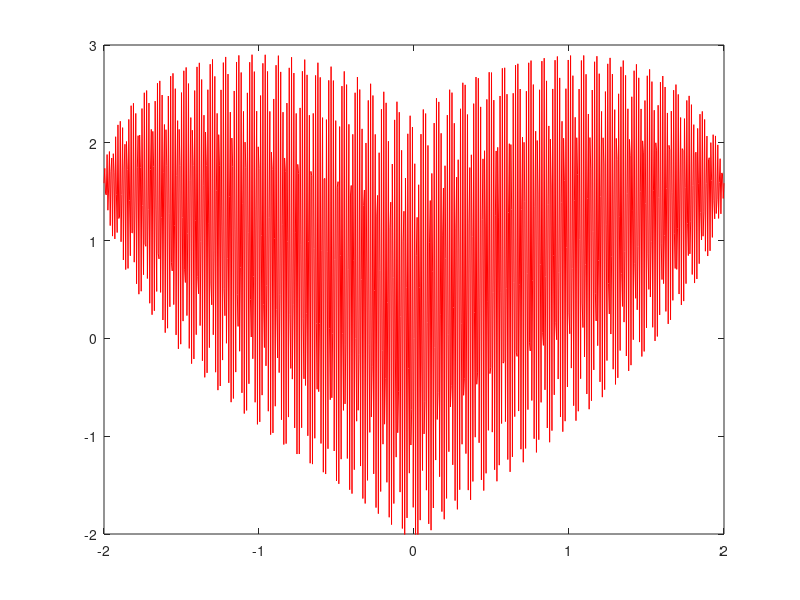

Recreate this plot in MATLAB.
% Originally from https://www.reddit.com/r/matlab/comments/1eq66kc/made_a_heart_on_matlab/
figure
a = 0:5:1700;
x = -2:0.005:2;
y = zeros(size(x));
h = plot(x, y, 'r');
axis([-2 2 -2 3]);
for i = a
    y = nthroot(x,3).^2 + 1.1.*sin(i*x).*sqrt(4-x.*x);
    set(h, 'YData', y);
    pause(0.1);
end